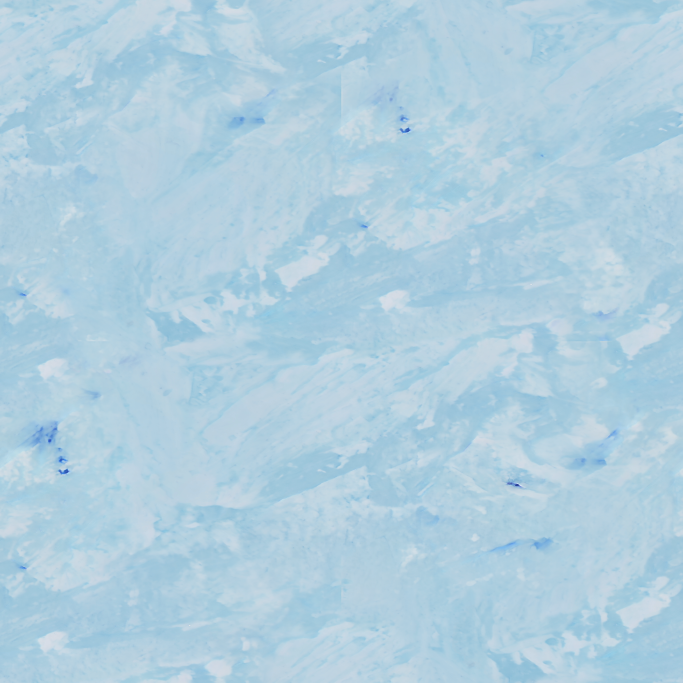
#> input picture textures-src/OTRAS TEXTURAS/Guache_Pinceladas_Frias_2_Basecolor.png, 2048 x 2048 px, given in place of Guache_Pinceladas_Grises_6_Basecolor.png, which was not available (shown at 1/3 size)
$ python build_textures.py
#> lines starting #> are read from the running program, lines starting #| are printed output that depends on the picture
"""Convierte las texturas elegidas (tools/textures_manifest.json) al formato del plugin.

Genera plugin/textures/<familia>_<n>.bin (gris 8 bits ecualizado), miniaturas y textures.json.
Uso: python3 tools/build_textures.py
"""
import json, shutil, sys
from pathlib import Path
import numpy as np
from PIL import Image

ROOT = Path(__file__).resolve().parent.parent
SRC = ROOT / "textures-src"
OUT = ROOT / "plugin" / "textures"
MAN = json.loads((ROOT / "tools" / "textures_manifest.json").read_text())
#> (reads tools/textures_manifest.json from the repository)


def equalize(gray):
    flat = gray.ravel()
    order = np.argsort(flat, kind="stable")
    ranks = np.empty_like(order)
    ranks[order] = np.arange(flat.size)
    return (ranks * (255.0 / (flat.size - 1))).reshape(gray.shape).round().astype(np.uint8)


def seamless(a):
    """Hace la textura repetible: mezcla con su copia desplazada media vuelta con una máscara suave."""
    S = a.shape[0]
    b = np.roll(np.roll(a, S // 2, 0), S // 2, 1)
    t = np.minimum(np.arange(S), S - 1 - np.arange(S)) / (S / 2)
    t = np.clip((t - 0.08) / 0.5, 0, 1); t = t * t * (3 - 2 * t)
    w = np.minimum.outer(t, t)
    # igualar contraste local para que la mezcla no se vea lavada
    out = a * w + b * (1 - w)
    return out


def main():
    if OUT.exists():
        shutil.rmtree(OUT)
    (OUT / "thumbs").mkdir(parents=True)
    count, index = {}, []
    for fam, rel in MAN["textures"]:
        info = MAN["families"][fam]
        count[fam] = count.get(fam, 0) + 1
        tid = f"{fam}_{count[fam]}"
        img = Image.open(SRC / rel).convert("RGB")
#> img is the input picture: PIL image 2048x2048 RGB; mean R, G, B 175.9, 206.4, 222.8
        if img.width != img.height:          # recorte cuadrado centrado (texturas 9:16)
            m = min(img.size); img = img.crop(((img.width - m) // 2, (img.height - m) // 2, (img.width - m) // 2 + m, (img.height - m) // 2 + m))
        gray = np.asarray(img.convert("L").resize((info["size"], info["size"]), Image.Resampling.LANCZOS)).astype(np.float32)
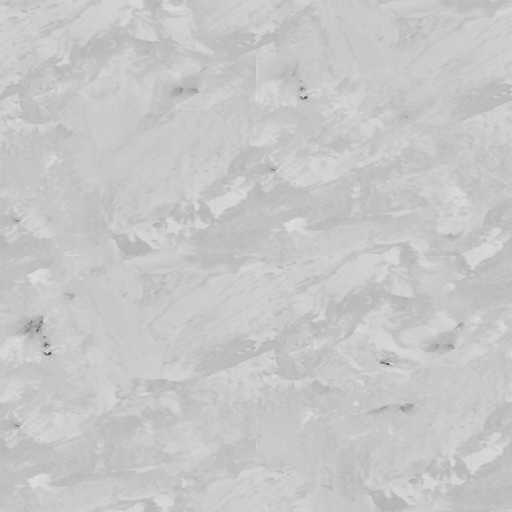
#> gray: shape (1024, 1024) float32 (shown at 1/2 size); min 42, max 242, mean 199.1
        if info.get("seamless"):
            gray = seamless(gray)
        (OUT / f"{tid}.bin").write_bytes(equalize(gray).tobytes())
        img.resize((96, 96), Image.Resampling.LANCZOS).save(OUT / "thumbs" / f"{tid}.jpg", quality=80)
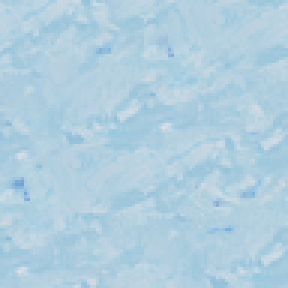
#> saved as desgaste_1.jpg: PIL image 96x96 RGB (shown 3 times larger); mean R, G, B 175.9, 206.4, 222.8
        index.append({"id": tid, "family": fam, "label": f"{info['label']} {count[fam]}", "size": info["size"]})
        print("ok", tid)
#> pass 2 of the loop in main, `for fam, rel in MAN["textures"]:`:
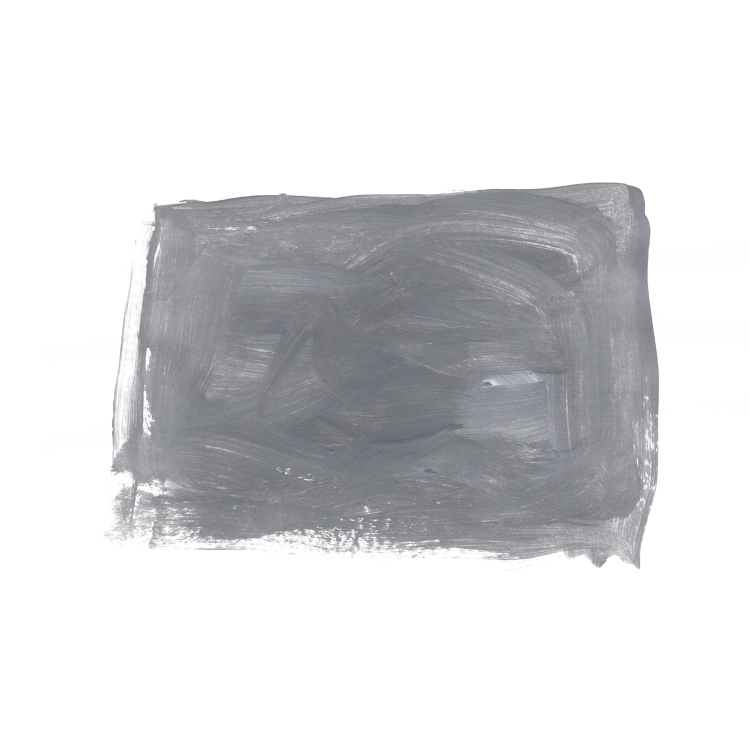
#> input picture textures-src/OTRAS TEXTURAS/MANCHA CON  FORMA CONCRETA/001.png, 3000 x 3000 px, given in place of Guache_Pinceladas_Frias_4_Basecolor.png, which was not available (shown at 1/4 size)
#> in main, img is the input picture: PIL image 3000x3000 RGB; mean R, G, B 217.4, 217.7, 219.7
#> in seamless (call 2), `out = a * w + b * (1 - w)`:
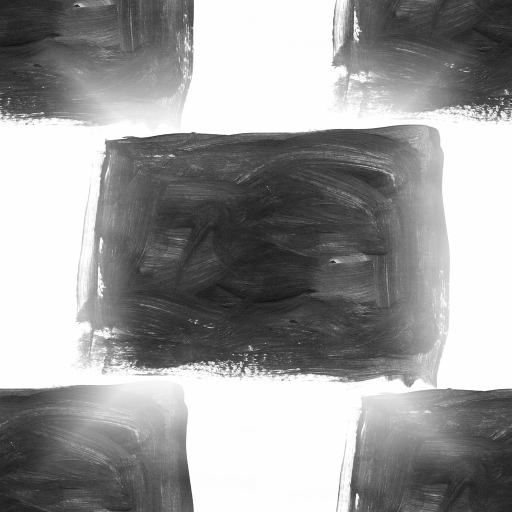
#> out: shape (1024, 1024) float64 (shown at 1/2 size); min 91, max 255, mean 190.4; drawn with min black and max white
#> in main, `img.resize((96, 96), Image.Resampling.LANCZOS).save(OUT / "thumbs" / f..`:
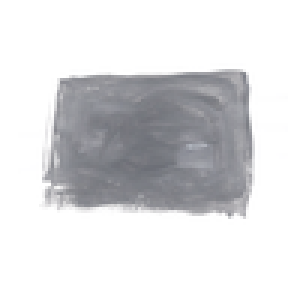
#> saved as desgaste_2.jpg: PIL image 96x96 RGB (shown 3 times larger); mean R, G, B 217.3, 217.6, 219.6
    (OUT / "textures.json").write_text(json.dumps(index, indent=1, ensure_ascii=False))


if __name__ == "__main__":
#> (the run stopped early here; a loop or call above may not have finished)
